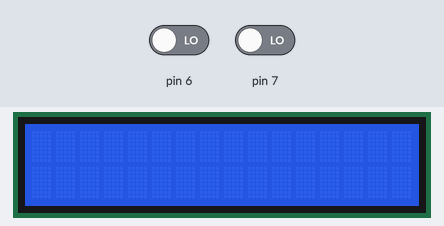
The sketch below on a simulated Arduino Uno, built with avr-gcc and run on an emulated ATmega328P. Shown: 16×2 character LCD. The inputs (shaded band) are chosen by the test bench; at power-on: pin 6 LOW, pin 7 LOW.

Above: at 1.2 s.
1.3 s: pin 6 driven HIGH
At 1.7 s:
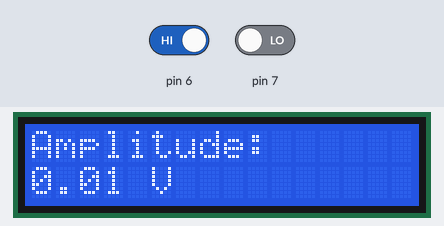
3.5 s: pin 7 driven HIGH
At 8.5 s:
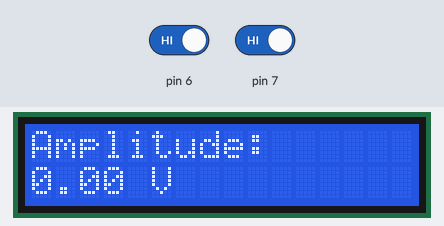
Timing chart, 0 to 10.0 s (numbered marks = the images above; inputs shaded):
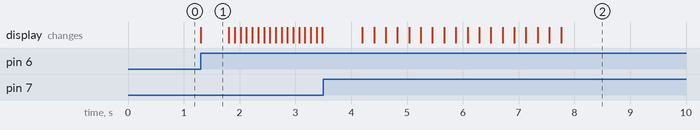

Measured:
- after the input at 1.3 s, the display: changes at once (image 1)
- what the display in image 1 shows lasts 0.5 s, from 1.3 s to 1.8 s

The sketch:

ArduinoFunctionGenerator.ino
```cpp
#include <LiquidCrystal.h>

/*
 * pin assignment
 */
#define LCD_PIN_RS 13
#define LCD_PIN_EN 12
#define LCD_PIN_D4 11
#define LCD_PIN_D5 10
#define LCD_PIN_D6 9
#define LCD_PIN_D7 8

/*
 * needs interrupt. Uno only has pins 2 and 3 with interrupt support
 * we use pin 2 which has interrupt 0, as pin 3 has PWM which we need
 * see http://arduino.cc/en/Reference/AttachInterrupt
 */
#define IR_PLAY_PAUSE 0
#define BUTTON_PLAY_PAUSE 2
#define BUTTON_WAVEFORM 3
#define BUTTON_SETTING 4
#define BUTTON_MULTIPLIER 5
#define BUTTON_PLUS 6
#define BUTTON_MINUS 7

#define REPETITIVE_DELAY_1 500
#define REPETITIVE_DELAY_2 100

#define MIN_FREQUENCY 1
#define MAX_FREQUENCY 10000
#define MIN_AMPLITUDE 0
#define MAX_AMPLITUDE 10
#define MIN_OFFSET -10
#define MAX_OFFSET 10

//init lcd
LiquidCrystal lcd(LCD_PIN_RS, LCD_PIN_EN, LCD_PIN_D4, LCD_PIN_D5, LCD_PIN_D6, LCD_PIN_D7);

//changes when play/pause button is pushed
volatile boolean running = false;

//button states
boolean buttonWaveformPressed = false;
boolean buttonSettingPressed = false;
boolean buttonMultiplierPressed = false;
boolean buttonPlusPressed = false;
boolean buttonMinusPressed = false;

const char *waveforms[] = {"Sine", "Square", "Triangle", "Ramp (sawtooth)", "Pulse"};
int currentWaveform = 0;

const char *settings[] = {"Frequency", "Amplitude", "DC Offset"};
int currentSetting = 1;

unsigned long frequency = 1;
float amplitude = 0.01;
float offset = 0;

const int multipliers[] = {1, 10, 100, 1000};
int currentMultiplier = 0;

void onButtonPlusPressed(boolean firstTime)
{
  switch(currentSetting) {
    case 0: //frequency
      if(!firstTime && frequency < MAX_FREQUENCY) {
        frequency += multipliers[currentMultiplier];
      }
      printPlusMinusMessage(String(frequency), " Hz");
      break;
    case 1: //amplitude
      if(!firstTime && amplitude < MAX_AMPLITUDE) {
        amplitude += 0.01 * (float)multipliers[currentMultiplier];
      }
      printPlusMinusMessage(floatToString(amplitude), " V");
      break;
    case 2: //offset
      if(!firstTime && offset < MAX_OFFSET) {
        offset += 0.01 * (float)multipliers[currentMultiplier];
      }
      printPlusMinusMessage(floatToString(offset), " V");
      break;
  }
}

void onButtonMinusPressed(boolean firstTime)
{
  switch(currentSetting) {
    case 0: //frequency
      if(!firstTime && frequency > MIN_FREQUENCY) {
        frequency -= multipliers[currentMultiplier];
      }
      printPlusMinusMessage(String(frequency), " Hz");
      break;
    case 1: //amplitude
      if(!firstTime && amplitude > MIN_AMPLITUDE) {
        amplitude -= 0.01 * multipliers[currentMultiplier];
      }
      printPlusMinusMessage(floatToString(amplitude), " V");
      break;
    case 2: //offset
      if(!firstTime && offset > MIN_OFFSET) {
        offset -= 0.01 * (float)multipliers[currentMultiplier];
      }
      printPlusMinusMessage(floatToString(offset), " V");
      break;
  }
}

String floatToString(float nr)
{
  char buffer[16];
  dtostrf(nr, 0, 2, buffer);
  return String(buffer);
}

void printPlusMinusMessage(String printVal, char *suffix)
{
  lcd.clear();
  lcd.setCursor(0, 0);
  lcd.print(settings[currentSetting]);
  lcd.print(":");
  lcd.setCursor(0, 1);
  lcd.print(printVal);
  lcd.print(suffix);
}

void generateWaveWaveform()
{
  lcd.setCursor(0, 1);
  lcd.print("wave ");
}

void onButtonWaveformPressed(boolean firstTime)
{
  if(!firstTime) {
    currentWaveform = (currentWaveform + 1) % (sizeof(waveforms) / sizeof(waveforms[0]));
  }
  lcd.clear();
  lcd.setCursor(0, 0);
  lcd.print("Waveform:");
  lcd.setCursor(0, 1);
  lcd.print(waveforms[currentWaveform]);
}

void onButtonSettingPressed(boolean firstTime)
{
  if(!firstTime) {
    currentSetting = (currentSetting + 1) % (sizeof(settings) / sizeof(settings[0]));
  }
  lcd.clear();
  lcd.setCursor(0, 0);
  lcd.print("Setting:");
  lcd.setCursor(0, 1);
  lcd.print(settings[currentSetting]);
}

void onButtonMultiplierPressed(boolean firstTime)
{
  if(!firstTime) {
    currentMultiplier = (currentMultiplier + 1) % (sizeof(multipliers) / sizeof(multipliers[0]));
  }
  lcd.clear();
  lcd.setCursor(0, 0);
  lcd.print("Multiplier:");
  lcd.setCursor(0, 1);
  lcd.print("X");
  lcd.print(multipliers[currentMultiplier]);
}

void handleButtonInput(int button, boolean *buttonPressed, void (*callback)(boolean), boolean repetitive = false)
{
  static int lastButtonPressed = 0;
  if(digitalRead(button)) {
    if(!*buttonPressed) {
      *buttonPressed = true;
      callback(lastButtonPressed != button);
      lastButtonPressed = button;
      if(repetitive) {
        delay(REPETITIVE_DELAY_1);
      }
    } else {
      if(repetitive) {
        callback(lastButtonPressed != button);
        delay(REPETITIVE_DELAY_2);
      }
    }
  } else {
    if(*buttonPressed) {
      *buttonPressed = false;
    }
  }
}

/**
  * this is actually an interrupt callback
  */
void onPlayPausePush()
{
  running = !running;
}

void setup()
{
  lcd.begin(16, 2);
  lcd.clear();

//FALLING triggers when releasing the button.
//  attachInterrupt(IR_PLAY_PAUSE, onPlayPausePush, FALLING);
}

void loop()
{
  if(running) {
    generateWaveWaveform();
  } else {
//    handleButtonInput(BUTTON_WAVEFORM, &buttonWaveformPressed, &onButtonWaveformPressed);
//    handleButtonInput(BUTTON_SETTING, &buttonSettingPressed, &onButtonSettingPressed);
//    handleButtonInput(BUTTON_MULTIPLIER, &buttonMultiplierPressed, &onButtonMultiplierPressed);
    handleButtonInput(BUTTON_PLUS, &buttonPlusPressed, &onButtonPlusPressed, true);
    handleButtonInput(BUTTON_MINUS, &buttonMinusPressed, &onButtonMinusPressed, true);
  }
}
```
